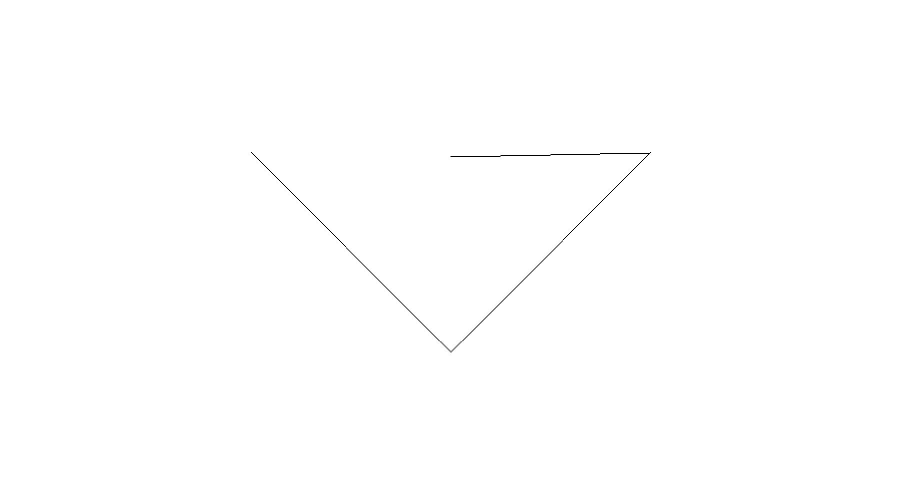
%> input picture Draw2cad/line_image5.jpg, 1822 x 986 px (shown at 1/2 size)
$ octave line_find.m   (GNU Octave 9; MATLAB toolbox functions it lacks are replaced by stand-ins)
%> lines starting %> are read from the running program, lines starting %| are printed output that depends on the picture; in (x1, y1, x2, y2) boxes, pixels count from 0 and x2, y2 are one past the last pixel; in counts of white or black regions, pixels touching at a corner belong together; the program's own positions count from 1
clear;
M=imread('line_image5.jpg');
%> M is the input picture: size 986x1822x3 uint8; min 0, max 255, mean 254.6
J=rgb2gray(M);

found=0;
[h,w]=size(J);
%> h = 986; w = 1822
%   converting into 1 and 255
for i=1:h
    for j=1:w
        if(J(i,j)<125)
            J(i,j)=0;
        else
            J(i,j)=255;
        end

    end
end
%> J: size 986x1822 uint8; 99.9% white; black in thin lines or dots, all inside (x1, y1, x2, y2) = (502, 304, 1302, 705)

imshow(J);
hold on;
%for finding first element
for i=1:h
    for j=1:w
        if (J(i,j)==0)
            found=1;
            i;
            j;
            firsti(1)=i;
            firstj(1)=j;
            break;
        end
    end

    if(found==1)
        break;
    end
end
%> after the loop, found = 1
num_d=1;


valid=0;
num_l=1;
while (found&&((J(i-1,j-1)&&J(i+1,j-1)&&J(i-1,j+1)&&J(i+1,j+1)&&J(i,j-1)&&J(i-1,j)&&J(i,j+1)&&J(i+1,j)&&J(i+2,j)&&J(i,j+2)&&J(i-2,j)&&J(i,j-2)&&J(i+2,j+1)&&J(i+1,j+2)&&J(i-2,j+1)&&J(i+1,j-2)&&J(i-1,j+2)&&J(i+2,j-1)&&J(i-1,j-2)&&J(i-2,j-1)&&J(i+2,j+2)&&J(i-2,j+2)&&J(i-2,j-2)&&J(i+2,j-2))==0))

    J(i,j)=255;
    X_path(num_d)=j;
    Y_path(num_d)=i;
    num_d=num_d+1;
    if(J(i-1,j-1)==0)
        ni=i-1;
        nj=j-1;
    elseif(J(i+1,j-1)==0)
        ni=i+1;
        nj=j-1;
    elseif(J(i-1,j+1)==0)
        ni=i-1;
        nj=j+1;
    elseif(J(i+1,j+1)==0)
        ni=i+1;
        nj=j+1;
    elseif(J(i-1,j)==0)
        ni=i-1;
        nj=j;
    elseif(J(i,j-1)==0)
        ni=i;
        nj=j-1;
    elseif(J(i,j+1)==0)
        ni=i;
        nj=j+1;
    elseif(J(i+1,j)==0)
        ni=i+1;
        nj=j;
    elseif(J(i-2,j)==0)
        ni=i-2;
        nj=j;
    elseif(J(i,j-2)==0)
        ni=i;
        nj=j-2;
    elseif(J(i+2,j)==0)
        ni=i+2;
        nj=j;
    elseif(J(i,j+2)==0)
        ni=i;
        nj=j+2;
    elseif(J(i+2,j+1)==0)
        ni=i+2;
        nj=j+1;
    elseif(J(i+1,j+2)==0)
        ni=i+1;
        nj=j+2;
    elseif(J(i+1,j-2)==0)
        ni=i+1;
        nj=j-2;
    elseif(J(i-2,j+1)==0)
        ni=i-2;
        nj=j+1;
    elseif(J(i-1,j+2)==0)
        ni=i-1;
        nj=j+2;
    elseif(J(i+2,j-1)==0)
        ni=i+2;
        nj=j-1;
    elseif(J(i-1,j-2)==0)
        ni=i-1;
        nj=j-2;
    elseif(J(i-2,j-1)==0)
        ni=i-2;
        nj=j-1;
    elseif(J(i+2,j+2)==0)
        ni=i+2;
        nj=j+2;
    elseif(J(i-2,j-2)==0)
        ni=i-2;
        nj=j-2;
    elseif(J(i+2,j-2)==0)
        ni=i+2;
        nj=j-2;
    elseif(J(i-2,j+2)==0)
        ni=i-2;
        nj=j+2;
    end
    J(i-1:i+1,j-1:j+1)=255;
    i=ni;
    j=nj;

    if(valid<20)
    valid=valid+1;
    else
        slope1=(firsti-i)/(firstj-j);
        slope2=(i-Y_path(num_d-10))/(j-X_path(num_d-10));
        if(abs(slope2-slope1)>0.75)

            lastj(num_l)=(X_path(num_d-5));
            lasti(num_l)=Y_path(num_d-5);

            firstj(num_l+1)=X_path(num_d-5);
            firsti(num_l+1)=Y_path(num_d-5);
            %plot([firstj(num_l) lastj(num_l)],[firsti(num_l) lasti(num_l)],'r')

            num_l=num_l+1;
            valid=0;
        end
    end

end
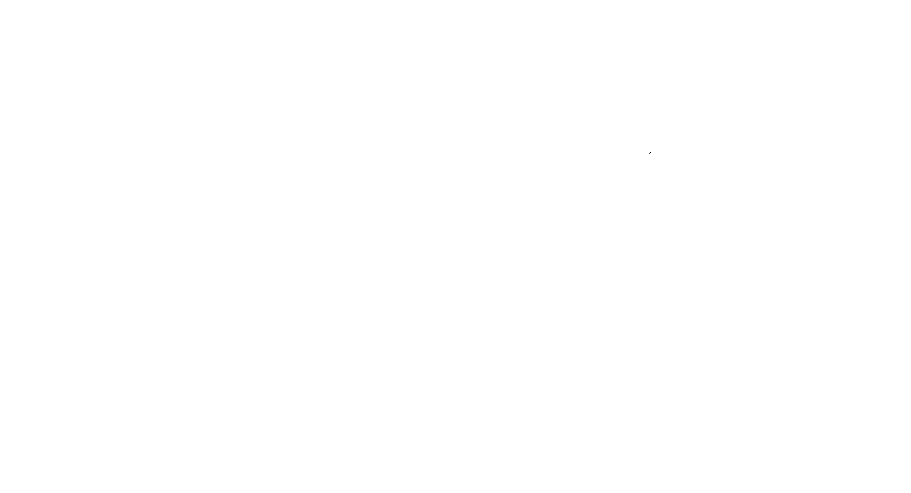
%> J: size 986x1822 uint8 (shown at 1/2 size); 100% white; black in thin lines or dots, all inside (x1, y1, x2, y2) = (1298, 304, 1302, 308)
%> after the loop, X_path = 1193 values, max 1298 at index 798, min 503 at index 1, mean 966.6; Y_path = 1193 values, max 705 at index 402, min 305 at index 1, mean 441.2; firsti = [305 704 684 664 643 622 601 580 559 538 517 496 475 312]; firstj = [503 902 923 944 965 986 1007 1028 1049 1070 1091 1112 1132 1295]; lasti = [704 684 664 643 622 601 580 559 538 517 496 475 312]; lastj = [902 923 944 965 986 1007 1028 1049 1070 1091 1112 1132 1295]; ni = 314; nj = 902; num_d = 1194; num_l = 14; slope1 = 0.602; slope2 = 0

lastj(num_l)=X_path(num_d-1);
lasti(num_l)=Y_path(num_d-1);
hold on
plot([firstj lastj(length(lastj))],[firsti lasti(length(lasti))],'r')
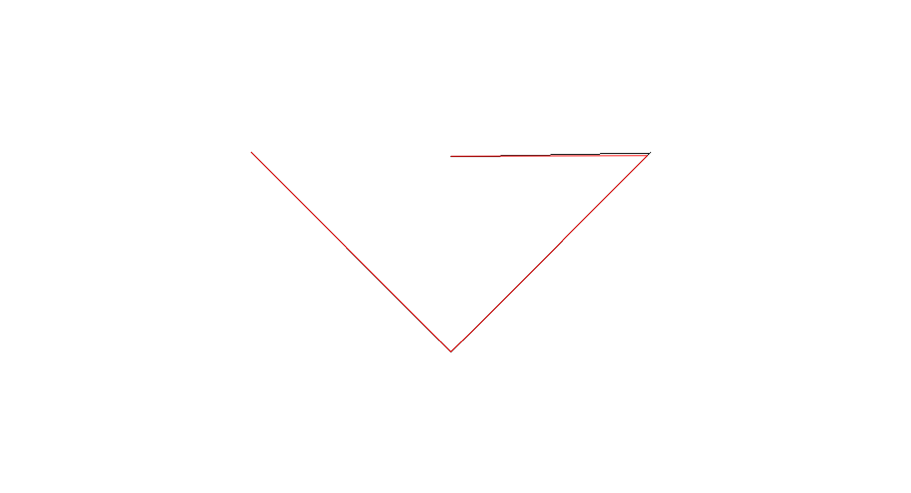
%> figure redrawn from the program's plot data; shown at 1/2 size
